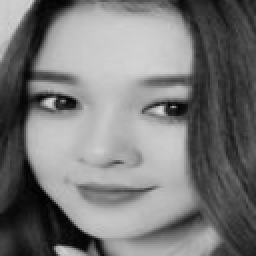
#> input picture XLA/PCA/data/101.png, 128 x 128 px, given in place of 0.png, which was not available (shown 2 times larger)
$ python sourse_code_train.py
#> lines starting #> are read from the running program, lines starting #| are printed output that depends on the picture; pictures that were not available may be replaced by others from this repository, and a replacement may not be noted
import numpy as np
from numpy import linalg as la
from cv2 import cv2
D = np.zeros((1000, 128*128))
# matrix_image = np.zeros((1000, 128*128))
s = 0
#số hoá ảnh sang các vector 16k
for i in range(1000):
    image1 = cv2.imread("./data/"+ str(i) +".png" , 2)
#> image1 is the input picture: shape (128, 128); min 1, max 218, mean 120.4
    vector_image = []
    for j in range(128):
        vector_image.extend(image1[j])
#> after the loop, vector_image = 16384 values, max 218 at index 7119, min 1 at index 12306, mean 120.4
    for j in range(128*128):
        s += vector_image[j]
        D[i][j] = vector_image[j]
#> this loop made 16384 passes
#> s on passes 1 to 3: 203, 407, 611
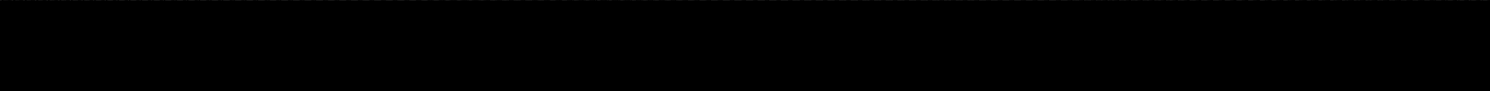
#> D: shape (1000, 16384) float64 (shown at 1/11 size); min 0, max 218, mean 0.1
#> after the loop, s = 1972416
#> pass 2 of the loop `for i in range(1000):`:
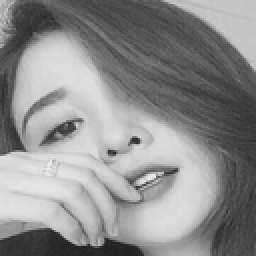
#> input picture XLA/PCA/data/116.png, 128 x 128 px, given in place of 1.png, which was not available (shown 2 times larger)
#> image1 is the input picture: shape (128, 128); min 33, max 237, mean 140.7
#> after the loop `for j in range(128):`: vector_image = 16384 values, max 237 at index 10520, min 33 at index 15546, mean 140.7
#> the loop `for j in range(128*128):` made 16384 passes
#> s on passes 1 to 3: 1972603, 1972795, 1972980
#> after the loop `for j in range(128*128):`:
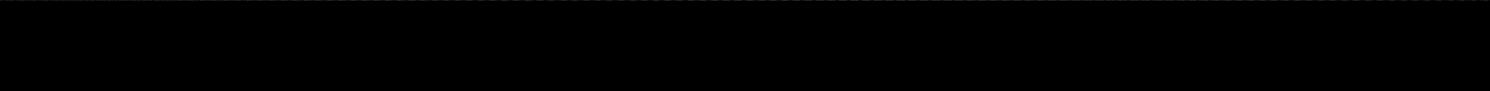
#> D: shape (1000, 16384) float64 (shown at 1/11 size); min 0, max 237, mean 0.3
#> after the loop `for j in range(128*128):`: s = 4278335
#> (the run stopped early here; a loop or call above may not have finished)
